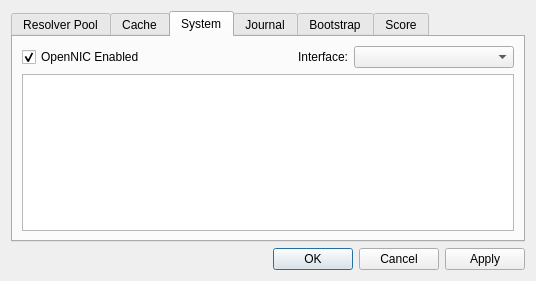
<?xml version="1.0" encoding="UTF-8"?>
<ui version="4.0">
 <author>Mike Sharkey</author>
 <class>OpenNICSettings</class>
 <widget class="QDialog" name="OpenNICSettings">
  <property name="geometry">
   <rect>
    <x>0</x>
    <y>0</y>
    <width>536</width>
    <height>281</height>
   </rect>
  </property>
  <property name="windowTitle">
   <string>OpenNIC Wizard</string>
  </property>
  <property name="windowIcon">
   <iconset resource="opennic.qrc">
    <normaloff>:/images/opennic.png</normaloff>:/images/opennic.png</iconset>
  </property>
  <layout class="QGridLayout" name="gridLayout">
   <item row="2" column="0">
    <widget class="QDialogButtonBox" name="buttonBox">
     <property name="orientation">
      <enum>Qt::Horizontal</enum>
     </property>
     <property name="standardButtons">
      <set>QDialogButtonBox::Apply|QDialogButtonBox::Cancel|QDialogButtonBox::Ok</set>
     </property>
    </widget>
   </item>
   <item row="1" column="0">
    <widget class="QTabWidget" name="tabs">
     <property name="currentIndex">
      <number>2</number>
     </property>
     <widget class="QWidget" name="resolverPool">
      <attribute name="title">
       <string>Resolver Pool</string>
      </attribute>
      <layout class="QGridLayout" name="gridLayout_3">
       <item row="0" column="0">
        <widget class="QTableWidget" name="resolverPoolTable">
         <property name="enabled">
          <bool>true</bool>
         </property>
         <column>
          <property name="text">
           <string>Status</string>
          </property>
         </column>
         <column>
          <property name="text">
           <string>Score</string>
          </property>
         </column>
         <column>
          <property name="text">
           <string>Kind</string>
          </property>
         </column>
         <column>
          <property name="text">
           <string>Address</string>
          </property>
         </column>
        </widget>
       </item>
      </layout>
     </widget>
     <widget class="QWidget" name="cacheTab">
      <attribute name="title">
       <string>Cache</string>
      </attribute>
      <widget class="QFrame" name="frame">
       <property name="geometry">
        <rect>
         <x>10</x>
         <y>10</y>
         <width>489</width>
         <height>192</height>
        </rect>
       </property>
       <property name="frameShape">
        <enum>QFrame::StyledPanel</enum>
       </property>
       <property name="frameShadow">
        <enum>QFrame::Raised</enum>
       </property>
       <widget class="QSpinBox" name="resolverCount">
        <property name="geometry">
         <rect>
          <x>320</x>
          <y>10</y>
          <width>71</width>
          <height>22</height>
         </rect>
        </property>
        <property name="minimum">
         <number>1</number>
        </property>
        <property name="maximum">
         <number>100</number>
        </property>
        <property name="value">
         <number>3</number>
        </property>
       </widget>
       <widget class="QLabel" name="label_2">
        <property name="geometry">
         <rect>
          <x>240</x>
          <y>10</y>
          <width>81</width>
          <height>20</height>
         </rect>
        </property>
        <property name="text">
         <string>&lt;!DOCTYPE HTML PUBLIC &quot;-//W3C//DTD HTML 4.0//EN&quot; &quot;http://www.w3.org/TR/REC-html40/strict.dtd&quot;&gt;
&lt;html&gt;&lt;head&gt;&lt;meta name=&quot;qrichtext&quot; content=&quot;1&quot; /&gt;&lt;style type=&quot;text/css&quot;&gt;
p, li { white-space: pre-wrap; }
&lt;/style&gt;&lt;/head&gt;&lt;body style=&quot; font-family:'MS Shell Dlg 2'; font-size:8.25pt; font-weight:400; font-style:normal;&quot;&gt;
&lt;p align=&quot;right&quot; style=&quot; margin-top:0px; margin-bottom:0px; margin-left:0px; margin-right:0px; -qt-block-indent:0; text-indent:0px;&quot;&gt;&lt;span style=&quot; font-size:8pt;&quot;&gt;# Resolvers:&lt;/span&gt;&lt;/p&gt;&lt;/body&gt;&lt;/html&gt;</string>
        </property>
       </widget>
       <widget class="QSpinBox" name="refreshRate">
        <property name="geometry">
         <rect>
          <x>320</x>
          <y>30</y>
          <width>71</width>
          <height>22</height>
         </rect>
        </property>
        <property name="minimum">
         <number>1</number>
        </property>
        <property name="maximum">
         <number>9999</number>
        </property>
        <property name="singleStep">
         <number>1</number>
        </property>
        <property name="value">
         <number>5</number>
        </property>
       </widget>
       <widget class="QLabel" name="label_3">
        <property name="geometry">
         <rect>
          <x>240</x>
          <y>30</y>
          <width>81</width>
          <height>20</height>
         </rect>
        </property>
        <property name="text">
         <string>&lt;!DOCTYPE HTML PUBLIC &quot;-//W3C//DTD HTML 4.0//EN&quot; &quot;http://www.w3.org/TR/REC-html40/strict.dtd&quot;&gt;
&lt;html&gt;&lt;head&gt;&lt;meta name=&quot;qrichtext&quot; content=&quot;1&quot; /&gt;&lt;style type=&quot;text/css&quot;&gt;
p, li { white-space: pre-wrap; }
&lt;/style&gt;&lt;/head&gt;&lt;body style=&quot; font-family:'MS Shell Dlg 2'; font-size:8.25pt; font-weight:400; font-style:normal;&quot;&gt;
&lt;p align=&quot;right&quot; style=&quot; margin-top:0px; margin-bottom:0px; margin-left:0px; margin-right:0px; -qt-block-indent:0; text-indent:0px;&quot;&gt;&lt;span style=&quot; font-size:8pt;&quot;&gt;Refresh:&lt;/span&gt;&lt;/p&gt;&lt;/body&gt;&lt;/html&gt;</string>
        </property>
       </widget>
       <widget class="QLabel" name="label_4">
        <property name="geometry">
         <rect>
          <x>400</x>
          <y>30</y>
          <width>46</width>
          <height>21</height>
         </rect>
        </property>
        <property name="text">
         <string>Minutes</string>
        </property>
       </widget>
       <widget class="QPlainTextEdit" name="cache">
        <property name="enabled">
         <bool>true</bool>
        </property>
        <property name="geometry">
         <rect>
          <x>40</x>
          <y>10</y>
          <width>201</width>
          <height>171</height>
         </rect>
        </property>
        <property name="plainText">
         <string/>
        </property>
       </widget>
       <widget class="QLabel" name="label_5">
        <property name="geometry">
         <rect>
          <x>-10</x>
          <y>10</y>
          <width>51</width>
          <height>20</height>
         </rect>
        </property>
        <property name="text">
         <string>&lt;!DOCTYPE HTML PUBLIC &quot;-//W3C//DTD HTML 4.0//EN&quot; &quot;http://www.w3.org/TR/REC-html40/strict.dtd&quot;&gt;
&lt;html&gt;&lt;head&gt;&lt;meta name=&quot;qrichtext&quot; content=&quot;1&quot; /&gt;&lt;style type=&quot;text/css&quot;&gt;
p, li { white-space: pre-wrap; }
&lt;/style&gt;&lt;/head&gt;&lt;body style=&quot; font-family:'MS Shell Dlg 2'; font-size:8.25pt; font-weight:400; font-style:normal;&quot;&gt;
&lt;p align=&quot;right&quot; style=&quot; margin-top:0px; margin-bottom:0px; margin-left:0px; margin-right:0px; -qt-block-indent:0; text-indent:0px;&quot;&gt;&lt;span style=&quot; font-size:8pt;&quot;&gt;Cache:&lt;/span&gt;&lt;/p&gt;&lt;/body&gt;&lt;/html&gt;</string>
        </property>
       </widget>
       <widget class="QPushButton" name="refreshNow">
        <property name="geometry">
         <rect>
          <x>300</x>
          <y>70</y>
          <width>91</width>
          <height>24</height>
         </rect>
        </property>
        <property name="text">
         <string>Refresh Now</string>
        </property>
       </widget>
      </widget>
     </widget>
     <widget class="QWidget" name="system">
      <attribute name="title">
       <string>System</string>
      </attribute>
      <layout class="QGridLayout" name="gridLayout_2">
       <item row="0" column="1">
        <widget class="QLabel" name="label_7">
         <property name="text">
          <string>&lt;html&gt;&lt;head/&gt;&lt;body&gt;&lt;p align=&quot;right&quot;&gt;Interface:&lt;/p&gt;&lt;/body&gt;&lt;/html&gt;</string>
         </property>
        </widget>
       </item>
       <item row="0" column="0">
        <widget class="QCheckBox" name="openNICEnabled">
         <property name="enabled">
          <bool>true</bool>
         </property>
         <property name="text">
          <string>OpenNIC Enabled</string>
         </property>
         <property name="checked">
          <bool>true</bool>
         </property>
        </widget>
       </item>
       <item row="0" column="2">
        <widget class="QComboBox" name="networkInterface"/>
       </item>
       <item row="5" column="0" colspan="3">
        <widget class="QTextBrowser" name="systemText">
         <property name="enabled">
          <bool>true</bool>
         </property>
        </widget>
       </item>
      </layout>
     </widget>
     <widget class="QWidget" name="journal">
      <attribute name="title">
       <string>Journal</string>
      </attribute>
      <layout class="QGridLayout" name="gridLayout_4">
       <item row="0" column="0">
        <widget class="QListWidget" name="journalList">
         <property name="enabled">
          <bool>true</bool>
         </property>
        </widget>
       </item>
      </layout>
     </widget>
     <widget class="QWidget" name="bootstrap">
      <attribute name="title">
       <string>Bootstrap</string>
      </attribute>
      <widget class="QPushButton" name="saveT1List">
       <property name="geometry">
        <rect>
         <x>190</x>
         <y>170</y>
         <width>51</width>
         <height>24</height>
        </rect>
       </property>
       <property name="toolTip">
        <string>Save T1 (bootstrap) List</string>
       </property>
       <property name="text">
        <string>Save</string>
       </property>
      </widget>
      <widget class="QPlainTextEdit" name="t1List">
       <property name="enabled">
        <bool>true</bool>
       </property>
       <property name="geometry">
        <rect>
         <x>40</x>
         <y>10</y>
         <width>201</width>
         <height>161</height>
        </rect>
       </property>
       <property name="plainText">
        <string/>
       </property>
      </widget>
      <widget class="QLabel" name="label">
       <property name="geometry">
        <rect>
         <x>-10</x>
         <y>10</y>
         <width>51</width>
         <height>20</height>
        </rect>
       </property>
       <property name="text">
        <string>&lt;!DOCTYPE HTML PUBLIC &quot;-//W3C//DTD HTML 4.0//EN&quot; &quot;http://www.w3.org/TR/REC-html40/strict.dtd&quot;&gt;
&lt;html&gt;&lt;head&gt;&lt;meta name=&quot;qrichtext&quot; content=&quot;1&quot; /&gt;&lt;style type=&quot;text/css&quot;&gt;
p, li { white-space: pre-wrap; }
&lt;/style&gt;&lt;/head&gt;&lt;body style=&quot; font-family:'MS Shell Dlg 2'; font-size:8.25pt; font-weight:400; font-style:normal;&quot;&gt;
&lt;p align=&quot;right&quot; style=&quot; margin-top:0px; margin-bottom:0px; margin-left:0px; margin-right:0px; -qt-block-indent:0; text-indent:0px;&quot;&gt;&lt;span style=&quot; font-size:8pt;&quot;&gt;T1 List:&lt;/span&gt;&lt;/p&gt;&lt;/body&gt;&lt;/html&gt;</string>
       </property>
      </widget>
      <widget class="QPlainTextEdit" name="domainList">
       <property name="enabled">
        <bool>true</bool>
       </property>
       <property name="geometry">
        <rect>
         <x>290</x>
         <y>10</y>
         <width>201</width>
         <height>161</height>
        </rect>
       </property>
       <property name="plainText">
        <string/>
       </property>
      </widget>
      <widget class="QLabel" name="label_6">
       <property name="geometry">
        <rect>
         <x>240</x>
         <y>10</y>
         <width>51</width>
         <height>20</height>
        </rect>
       </property>
       <property name="text">
        <string>&lt;!DOCTYPE HTML PUBLIC &quot;-//W3C//DTD HTML 4.0//EN&quot; &quot;http://www.w3.org/TR/REC-html40/strict.dtd&quot;&gt;
&lt;html&gt;&lt;head&gt;&lt;meta name=&quot;qrichtext&quot; content=&quot;1&quot; /&gt;&lt;style type=&quot;text/css&quot;&gt;
p, li { white-space: pre-wrap; }
&lt;/style&gt;&lt;/head&gt;&lt;body style=&quot; font-family:'Ubuntu'; font-size:9pt; font-weight:400; font-style:normal;&quot;&gt;
&lt;p align=&quot;right&quot; style=&quot; margin-top:0px; margin-bottom:0px; margin-left:0px; margin-right:0px; -qt-block-indent:0; text-indent:0px;&quot;&gt;&lt;span style=&quot; font-family:'MS Shell Dlg 2'; font-size:8pt;&quot;&gt;Domains:&lt;/span&gt;&lt;/p&gt;&lt;/body&gt;&lt;/html&gt;</string>
       </property>
      </widget>
      <widget class="QPushButton" name="saveDomains">
       <property name="geometry">
        <rect>
         <x>440</x>
         <y>170</y>
         <width>51</width>
         <height>24</height>
        </rect>
       </property>
       <property name="toolTip">
        <string>Save T1 (bootstrap) List</string>
       </property>
       <property name="text">
        <string>Save</string>
       </property>
      </widget>
     </widget>
     <widget class="QWidget" name="scoreTab">
      <attribute name="title">
       <string>Score</string>
      </attribute>
      <layout class="QGridLayout" name="gridLayout_6">
       <item row="0" column="0">
        <widget class="QGroupBox" name="groupBox">
         <property name="minimumSize">
          <size>
           <width>0</width>
           <height>61</height>
          </size>
         </property>
         <property name="title">
          <string>Score rules</string>
         </property>
         <layout class="QGridLayout" name="gridLayout_5">
          <item row="0" column="0">
           <widget class="QRadioButton" name="useBuiltInScoreRule">
            <property name="text">
             <string>Use built-in</string>
            </property>
            <property name="checked">
             <bool>true</bool>
            </property>
           </widget>
          </item>
          <item row="0" column="1">
           <widget class="QRadioButton" name="useCustomScoreRule">
            <property name="text">
             <string>Use custom</string>
            </property>
           </widget>
          </item>
         </layout>
        </widget>
       </item>
       <item row="1" column="0">
        <widget class="QTextEdit" name="scoreRuleEditor"/>
       </item>
      </layout>
     </widget>
    </widget>
   </item>
  </layout>
 </widget>
 <tabstops>
  <tabstop>cache</tabstop>
  <tabstop>resolverCount</tabstop>
  <tabstop>refreshRate</tabstop>
  <tabstop>buttonBox</tabstop>
  <tabstop>resolverPoolTable</tabstop>
  <tabstop>systemText</tabstop>
  <tabstop>journalList</tabstop>
 </tabstops>
 <resources>
  <include location="opennic.qrc"/>
 </resources>
 <connections>
  <connection>
   <sender>buttonBox</sender>
   <signal>accepted()</signal>
   <receiver>OpenNICSettings</receiver>
   <slot>accept()</slot>
   <hints>
    <hint type="sourcelabel">
     <x>248</x>
     <y>254</y>
    </hint>
    <hint type="destinationlabel">
     <x>157</x>
     <y>274</y>
    </hint>
   </hints>
  </connection>
  <connection>
   <sender>buttonBox</sender>
   <signal>rejected()</signal>
   <receiver>OpenNICSettings</receiver>
   <slot>reject()</slot>
   <hints>
    <hint type="sourcelabel">
     <x>316</x>
     <y>260</y>
    </hint>
    <hint type="destinationlabel">
     <x>286</x>
     <y>274</y>
    </hint>
   </hints>
  </connection>
 </connections>
</ui>
